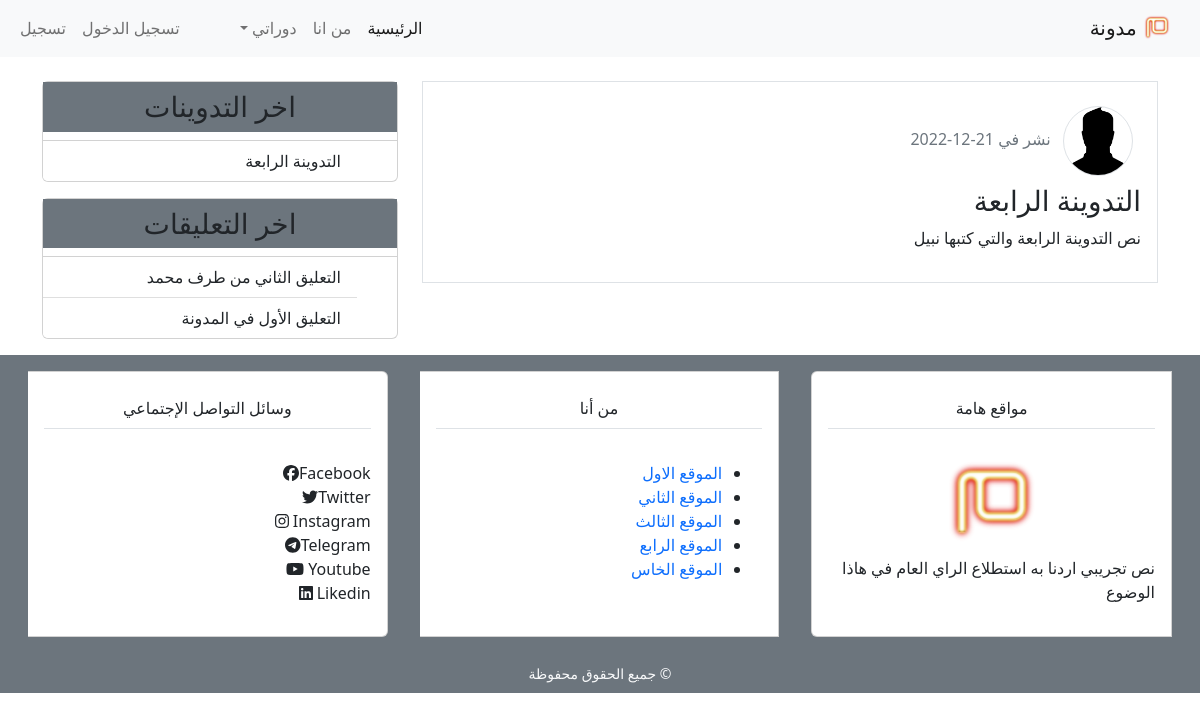
Before: / with the older database file.
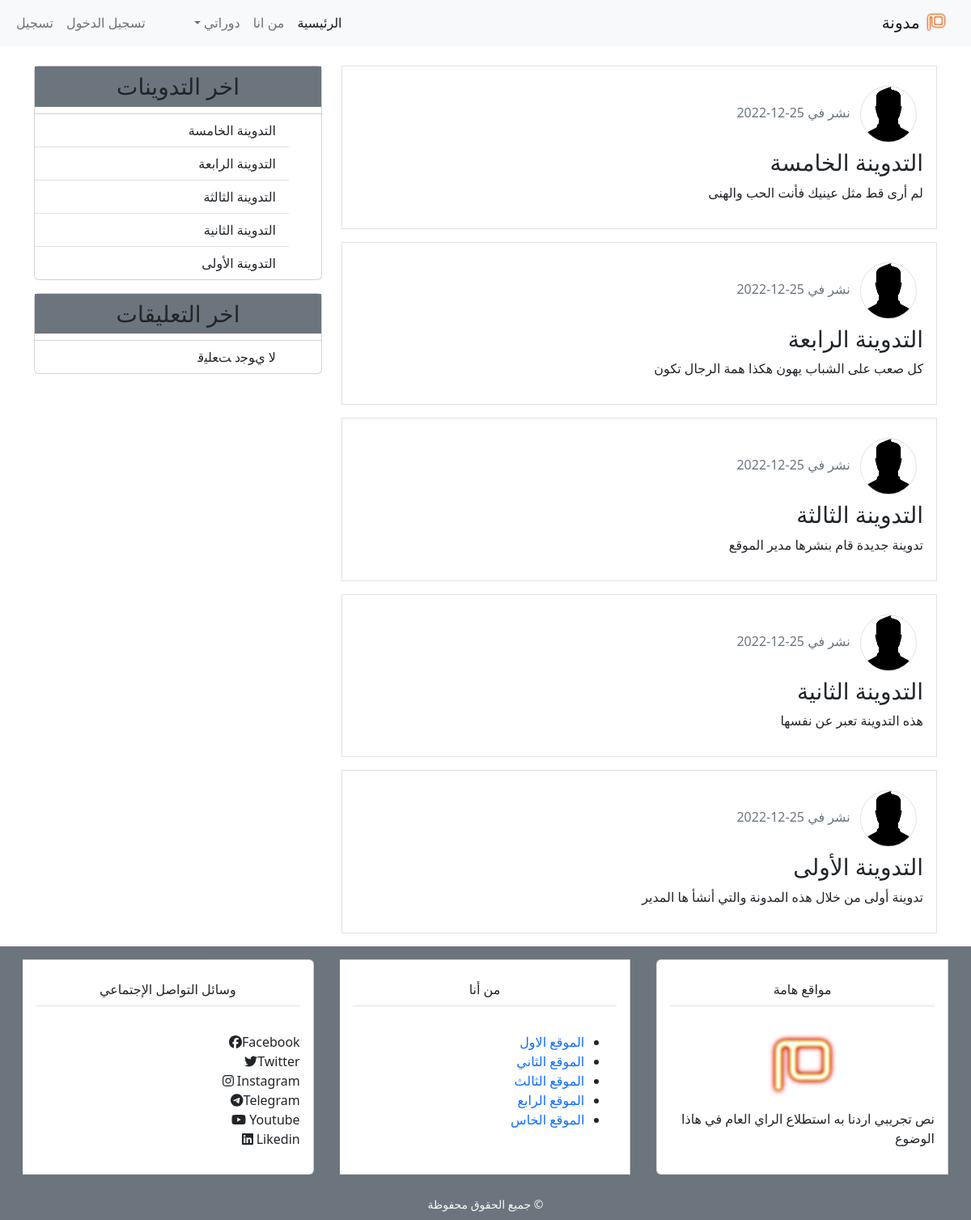
After: the same page with the newer database file.
### blog/models.py (models this page shows, shortened)
class Post(models.Model):
    title = models.CharField(max_length=100)
    content = models.TextField()
    post_date = models.DateTimeField(default=timezone.now)
    post_update = models.DateTimeField(auto_now=True)
    author = models.ForeignKey(User, on_delete=models.CASCADE)
    class Meta:
        ordering = ('-post_date', )

class Comment(models.Model):
    name = models.CharField(max_length=50, verbose_name='الإسم')
    email = models.EmailField(verbose_name='البريد الإلكتروني')
    body = models.TextField(verbose_name='التعليق')
    comment_date = models.DateTimeField(auto_now_add=True)
    active = models.BooleanField(default=False)
    post = models.ForeignKey(Post, on_delete=models.CASCADE, related_name='comments')
    class Meta:
        ordering = ('-name', )

### blog/views.py (the view)
# urls.py: path('', views.home, name='home'),
def home(request):
    context = {
            'title': 'الصفحة الرئيسية',
            'posts': Post.objects.all(),
            }
    return render(request, 'blog/index.html', context)

### blog/templatetags/post_tag.py (called while the page is built)
@register.inclusion_tag('blog/latest_posts.html')
def latest_posts():
    context = {
        'l_posts': Post.objects.all()[0:5],
    }
    return context

@register.inclusion_tag('blog/latest_comments.html')
def latest_comments():
    context = {
        'l_comments': Comment.objects.filter(active=True)[0:5],
    }
    return context

### blog/templates/blog/index.html (shortened to what this page needs)
{% extends 'blog/base.html' %}
{% load static %}
{% block content %}
{% for post in posts %}
<div class="post border p-3 mb-3">
	<img class="img-fluid border rounded-circle m-2" src="{% static 'blog/images/user.png' %}" alt="صورة الناشر" width="70px">
  <span class="text-secondary"> نشر في {{post.post_date|date:"d-m-Y"}}</span>
  <h3><a class="text-dark" href="{% url 'detail' post.pk %}">{{post.title}}</a></h3>
  <p>{{post.content}}</p>
</div>
{% endfor %}
{% endblock content %}

### blog/templates/blog/base.html (shortened to what this page needs)
{% load static %}
{% load post_tag %}
<!doctype html>
<html lang="ar">
  <head>
    <link href="{% static 'blog/css/bootstrap.min.css' %}" rel="stylesheet" >
    <link rel="stylesheet" href="{% static 'blog/css/main.css' %}">
  </head>
  <body>
  <nav class="navbar navbar-expand-lg bg-light">
  <div class="container-fluid">
    <a class="navbar-brand" href="#">
	    <img src="{% static 'blog/images/mim-logo.png' %}" alt="logo" width="30px">
	    مدونة</a>
    <div class="collapse navbar-collapse" id="navbarSupportedContent">
      <ul class="navbar-nav me-auto mb-2 mb-lg-0">
        <li class="nav-item">
		<a class="nav-link active" aria-current="page" href="{% url 'home' %}">الرئيسية</a>
        </li>
        <li class="nav-item">
		<a class="nav-link" href="{% url 'about' %}">من انا</a>
        </li>
        <li class="nav-item dropdown">
          <a class="nav-link dropdown-toggle" href="#" role="button" data-bs-toggle="dropdown" aria-expanded="false">
            دوراتي
          </a>
        </li>
      </ul>
      {% if user.is_authenticated %}
      <ul class="navbar-nav mr-auto">
	      <li class="nav-item"><a class="nav-link" href="#">تدوينة جديدة</a></li>
	      <li class="nav-item"><a class="nav-link" href="{% url 'profile' %}">الملف الشخصي</a></li>
	  <li class="nav-item"><a class="nav-link" href="{% url 'logout' %}">تسجيل خروج</a></li>
      </ul>
      {% else %}
      <ul class="navbar-nav mr-auto">
	      <li class="nav-item"><a class="nav-link" href="{% url 'login' %}">تسجيل الدخول</a></li>
	  <li class="nav-item"><a class="nav-link" href="{% url 'register' %}">تسجيل</a></li>
      </ul>
      {% endif %}
    </div>
  </div>
</nav>
  <section>
    <div class="container">
      <div class="row mt-4">
	<div class="col-md-8">
		{% block content %}{% endblock content %}
	</div>
	<div class="col-md-4">
	  <div class="card mb-3">
	    <h3 class="text-center bg-secondary text light p-2">اخر التدوينات</h3>
	    {% latest_posts %}
	  </div>
	  <div class="card mb-3">
	    <h3 class="text-center bg-secondary text light p-2">اخر التعليقات</h3>
	    {% latest_comments %}
	  </div>
	</div>
      </div>
    </div>
  </section>
  <footer class="bg-secondary">
   <div class="container-fluid">
    <div class="row">
      <div class"col-md">
	<div class="card-group">
	  <div class="card m-3">
	    <div class="card-title text-center border-bottom p-2 m-3">مواقع هامة</div>
	    <div class="card-body">
		    <div class="text-center"><img src="{% static 'blog/images/mim-logo.png' %}" alt="شعار مدونة" width="100px"></div>
		    <p>نص تجريبي اردنا به استطلاع الراي العام في هاذا الوضوع</p>
	    </div>
	  </div>
	  <div class="card m-3">
	    <div class="card-title text-center border-bottom p-2 m-3">من أنا</div>
	    <div class="card-body">
	      <ul>
	        <li><a href="#">الموقع الاول</a></li>
	        <li><a href="#">الموقع الثاني</a></li>
	        <li><a href="#">الموقع الثالث</a></li>
	        <li><a href="#">الموقع الرابع</a></li>
	        <li><a href="#">الموقع الخاس</a></li>
	      </ul>
	    </div>
	  </div><div class="card m-3">
	    <div class="card-title text-center border-bottom p-2 m-3">وسائل التواصل الإجتماعي</div>
	    <div class="card-body">
		    Facebook<i class="fa-brands fa-facebook"></i><br>
		    Twitter<i class="fa-brands fa-twitter"></i><br>
		    Instagram <i class="fa-brands fa-instagram"></i><br>
		    Telegram<i class="fa-brands fa-telegram"></i><br>
		    Youtube <i class="fa-brands fa-youtube"></i><br>
		    Likedin <i class="fa-brands fa-linkedin"></i><br>
	    </div>
	  </div>
	</div>
      </div>
    </div>
    <div class="row p-2">
      <div class="col-md text-center">
	<small class="text-light">&copy; جميع الحقوق محفوظة</small>
      </div>
    </div>
   </div>
  </footer>
  </body>
</html>

### blog/templates/blog/latest_posts.html
<ul class="list-group list-group-flush">
  {% for post in l_posts %}
  <li class="list-group-item">
    <a class="text-dark" href="{% url 'detail' post.pk %}">{{post.title}}</a>
  </li>
  {% empty %}
  <li class="border p-4 m-2">لاتوجد حاليا أية تدوينة</li>
  {% endfor %}
</ul>

### blog/templates/blog/latest_comments.html
<ul class="list-group list-group-flush">                  {% for comment in l_comments %}
  <li class="list-group-item">
    <a class="text-dark" href="{% url 'detail' comment.post.id %}">
      {% if comment.body|length > 40 %}
      {{comment.body|slice:'40'}}...
      {% else %}
      {{comment.body}}
      {% endif %}
    </a>
  </li>
  {% empty %}
 <li class="list-group-item">ﻻ ﻱﻮﺟﺩ ﺖﻌﻠﻴﻗ</li>
  {% endfor %}
</ul>

### blog/static/blog/css/main.css (style rules this page uses)
html, body { direction: rtl; text-align: right; }
a { text-decoration:none; }
.post { border: 1px solid #ccc; }

Changed rows visible on the page:
removed Post: post_date "21-12-2022", title "التدوينة الرابعة", content "نص التدوينة الرابعة والتي كتبها نبيل"
removed Comment: body "التعليق الثاني من طرف محمد"
removed Comment: body "التعليق الأول في المدونة"
added Post: post_date "25-12-2022", title "التدوينة الخامسة", content "لم أرى قط مثل عينيك فأنت الحب والهنى"
added Post: post_date "25-12-2022", title "التدوينة الرابعة", content "كل صعب على الشباب يهون هكذا همة الرجال تكون"
added Post: post_date "25-12-2022", title "التدوينة الثالثة", content "تدوينة جديدة قام بنشرها مدير الموقع"
added Post: post_date "25-12-2022", title "التدوينة الثانية", content "هذه التدوينة تعبر عن نفسها"
added Post: post_date "25-12-2022", title "التدوينة الأولى", content "تدوينة أولى من خلال هذه المدونة والتي أنشأ ها المدير"
Other visible differences:
text now shown: "ﻻ ﻱﻮﺟﺩ ﺖﻌﻠﻴﻗ"
